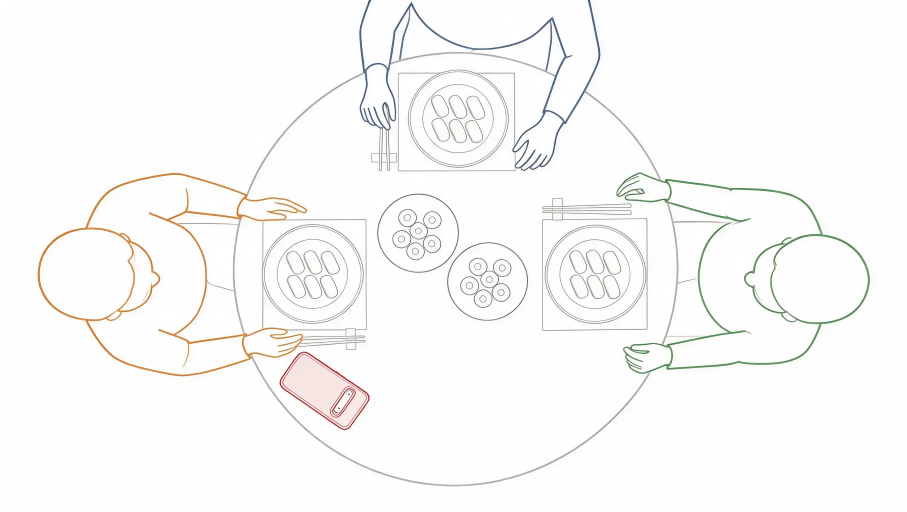
#> input picture 91_WORKED_EXAMPLES/worked-examples/Assets/japan_topshot.webp, 2720 x 1536 px (shown at 1/3 size)
$ python prep_assets.py cut ../../../../91_WORKED_EXAMPLES/worked-examples/Assets/japan_topshot.webp
#> lines starting #> are read from the running program, lines starting #| are printed output that depends on the picture; after the words box and inside, x2 and y2 are one past the last pixel; in counts of white or black regions, pixels touching at a corner belong together
#!/usr/bin/env python3
"""Prepare generated images for the Vox Collage template.

  cut  SRC NAME [--max 2400]        background-removed PNG -> comp/img/NAME.png
                                    (solidifies half-transparent insides, keys out leftover green,
                                     trims to the subject; real holes such as a ring building stay open)
  flat SRC NAME [--crop 0.03] [--max 1600]   photo/texture -> comp/img/NAME.jpg
  tip  NAME                         print where the top of a cut-out is (fraction of its width),
                                    use it as "heroTip" (hero.png) or "lensX"/"lensY" (hands.png)
"""
import sys, argparse
import numpy as np
from PIL import Image
from scipy import ndimage as nd

OUT = "comp/img/"

def solidify(a, thr=40, er=4):
    m = a > thr
    core = nd.binary_erosion(m, iterations=er)
    a2 = a.copy(); a2[core] = 255
    a2[~nd.binary_dilation(m, iterations=2)] = 0
    return a2

def cut(src, name, maxdim):
#> called with maxdim = 2400
    arr = np.array(Image.open(src).convert("RGBA")).astype(np.int32)
    r, g, b = arr[..., 0], arr[..., 1], arr[..., 2]
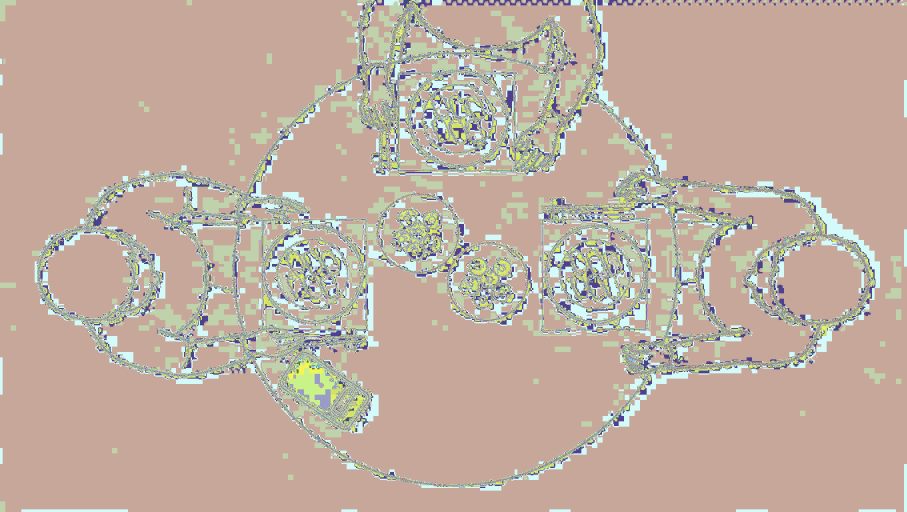
#> r: shape (1536, 2720) int32 (shown at 1/3 size); 239 distinct labels, from 5 to 255; one colour per label, 0 black
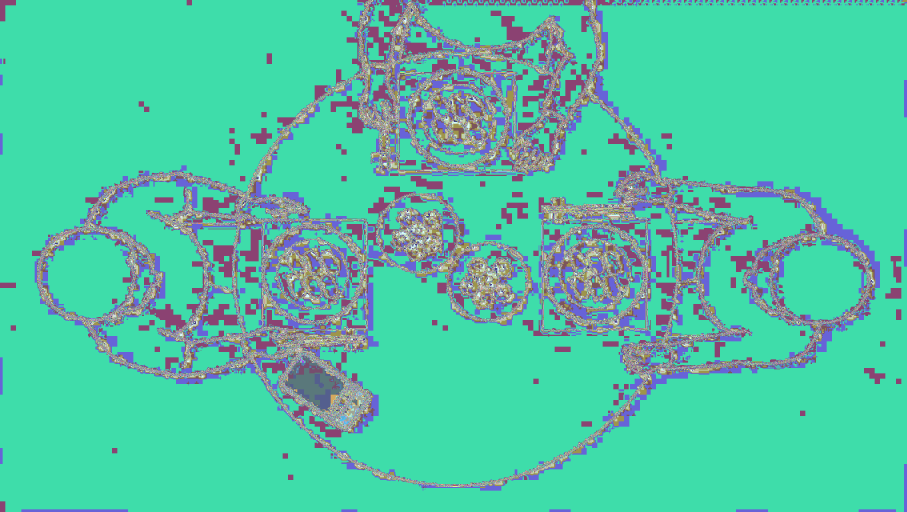
#> g: shape (1536, 2720) int32 (shown at 1/3 size); 256 distinct labels, from 0 to 255; one colour per label, 0 black
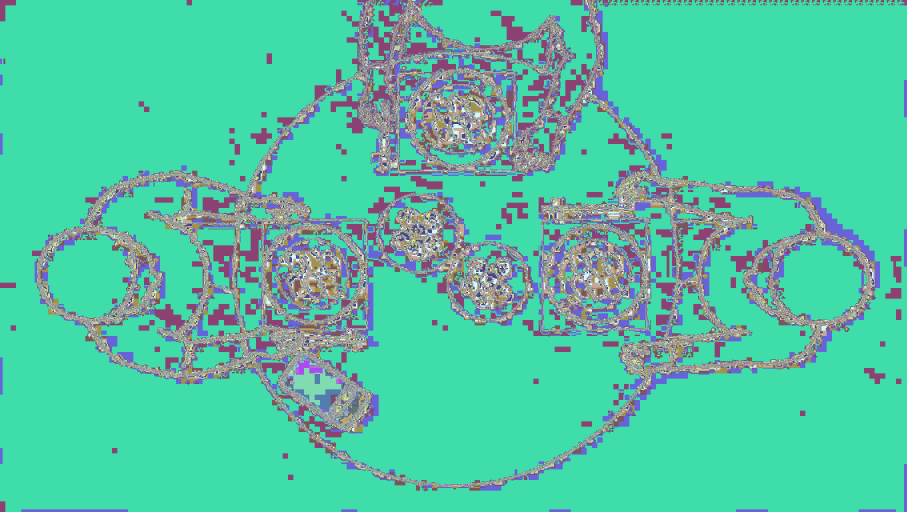
#> b: shape (1536, 2720) int32 (shown at 1/3 size); 254 distinct labels, from 0 to 255; one colour per label, 0 black
    green = (g > r + 28) & (g > b + 18) & (g > 60)
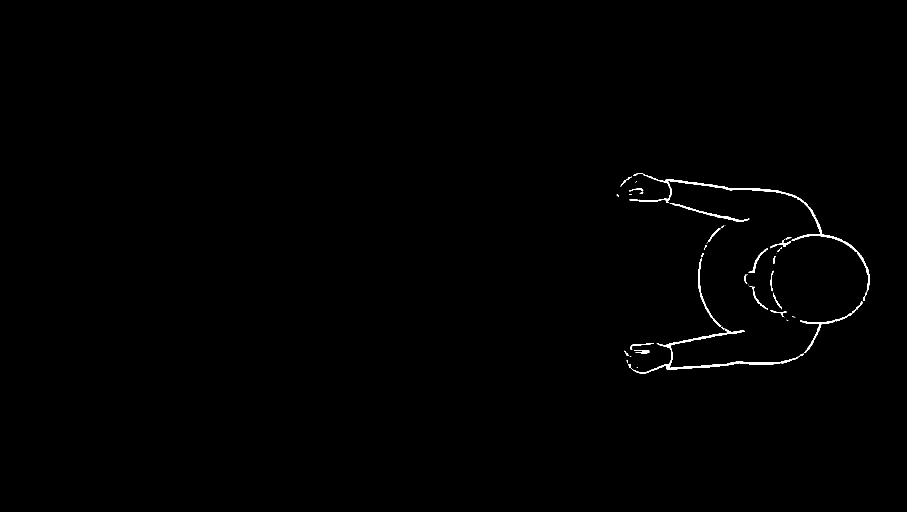
#> green: shape (1536, 2720) bool (shown at 1/3 size); 0.4% white; 54 white regions (19 under 20 px), largest, box (x1, y1, x2, y2) and area: (1888, 519, 2609, 874) 5605, (1894, 986, 2396, 1121) 4216, (2009, 609, 2248, 665) 1184
    a = np.where(green, 0, arr[..., 3]).astype(np.uint8)
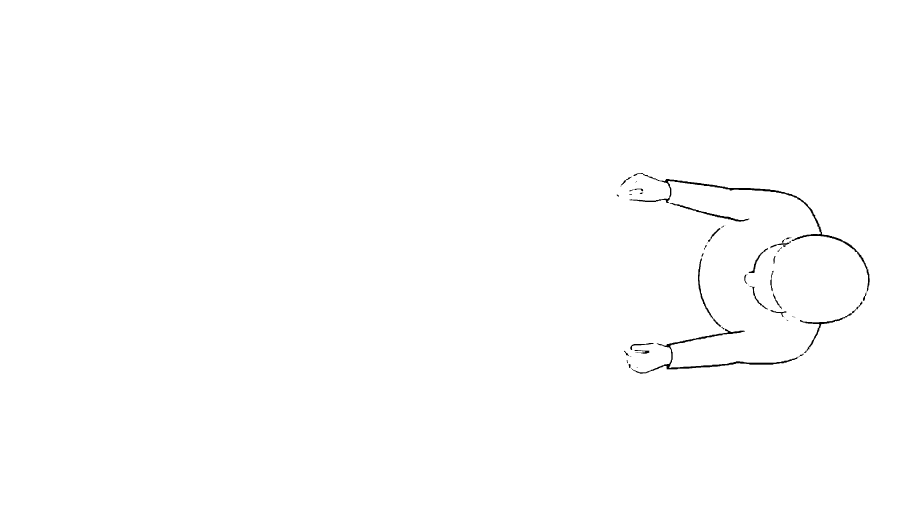
#> a: shape (1536, 2720) (shown at 1/3 size); 99.6% white; 54 black regions (19 under 20 px), largest, box (x1, y1, x2, y2) and area: (1888, 519, 2609, 874) 5605, (1894, 986, 2396, 1121) 4216, (2009, 609, 2248, 665) 1184
    a = solidify(a)
#> in solidify, `core = nd.binary_erosion(m, iterations=er)`:
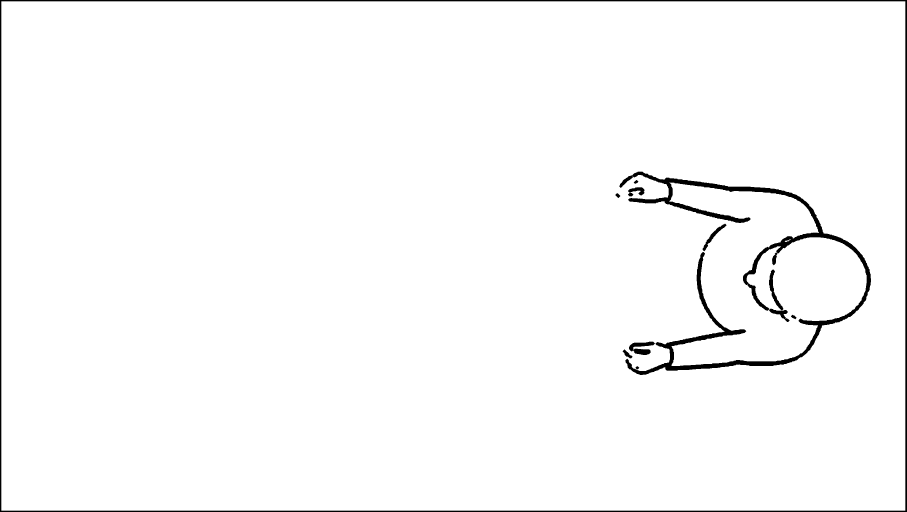
#> core: shape (1536, 2720) bool (shown at 1/3 size); 98.1% white; 13 black regions, largest, box (x1, y1, x2, y2) and area: (1858, 515, 2613, 1125) 40584, (0, 0, 2720, 1536) 33984, (2307, 808, 2369, 966) 2161
    a[green] = 0
    arr = arr.astype(np.uint8); arr[..., 3] = a
    ys, xs = np.where(a > 8)
    if not len(ys):
        sys.exit(f"{src}: nothing left after cutting, check the background removal")
    y0, y1, x0, x1 = max(ys.min() - 6, 0), ys.max() + 7, max(xs.min() - 6, 0), xs.max() + 7
#> y0 = 0; y1 = 1542; x0 = 0; x1 = 2726
    im = Image.fromarray(arr[y0:y1, x0:x1])
    if max(im.size) > maxdim:
        im.thumbnail((maxdim, maxdim), Image.LANCZOS)
#> (the run stopped early here; a loop or call above may not have finished)
